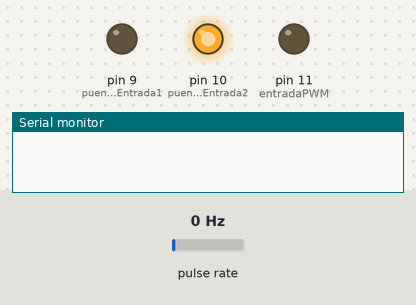
The sketch below on a simulated Arduino Uno, built with avr-gcc and run on an emulated ATmega328P. On the bench: output pins drawn as LEDs (lit = HIGH), the last lines printed to the serial monitor. Wiring (inferred from the names in the program): pulse sensor: data pin 3. The test bench sets the inputs (shaded band); at power-on: pulse rate 0 Hz.

Above: at 0.05 s.
At 0.4 s:
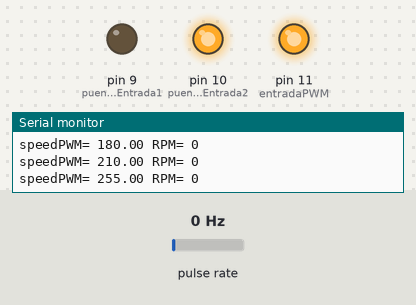
Timing chart, 0 to 1.9 s (numbered marks = the images above):
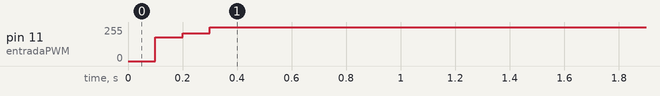

The sketch:

sketch_may15a.ino
```cpp
#define pinAEncoder 2
#define pinBEncoder 3

long pulsoPorRevolucion=97.0;
long intervalo =100;

long tiempoAct = 0;
long tiempoAnt = 0;
long rpm = 0;
long pulsoAct = 0;
long pulsoAnt=0;
long tiempo = 0;

#define entradaPWM 11
#define puenteHEntrada1 9
#define puenteHEntrada2 10

float speedRPM=300.00;
float speedPWM=0;

float kP=0.3; //0.3
float kI=0.2;   //0.2
float kD=0.1;  //0.1

float P;
float I;
float D;
float PID;
float error;
float a_error;
float dt_error;
float last_error;

void setup() {

 pinMode(pinAEncoder,INPUT);
 pinMode(pinBEncoder,INPUT);

 pinMode(entradaPWM,OUTPUT);
 pinMode(puenteHEntrada1,OUTPUT);
 pinMode(puenteHEntrada2,OUTPUT);

 Serial.begin(9600);

 attachInterrupt(1,interrupcion,RISING);

 digitalWrite(puenteHEntrada1,LOW);
 digitalWrite(puenteHEntrada2,HIGH);

}

void loop() {

unsigned long tiempoAct = millis();

if((tiempoAct-tiempoAnt)>=intervalo){

  rpm = abs(((float)(pulsoAct - pulsoAnt)/pulsoPorRevolucion)*(60000.0/intervalo));

  if(rpm>1){
      tiempo=tiempo+intervalo;
    }else{
      tiempo=0;
    }

  pulsoAnt=pulsoAct;
  tiempoAnt=tiempoAct;

  error=speedRPM-rpm;
  P=error*kP;
  a_error=a_error+error,
  I=a_error*kI;
  dt_error=(error-last_error);
  D=dt_error*kD;
  last_error=error,
  PID=P+I+D;
  speedPWM=PID;

 speedPWM=constrain(speedPWM,0,255);

 analogWrite(entradaPWM,speedPWM);

 Serial.println(/*"T= "+String(tiempo)+*/"speedPWM= " + String(speedPWM) +" RPM= " + String(rpm));
  }

}

void interrupcion(){
  pulsoAct++;
  }
```

Measured:
- by itself, pin 11 (entradaPWM): 0/255 → 180/255 at 0.10 s, → 210/255 0.10 s later, → 255/255 0.10 s later
